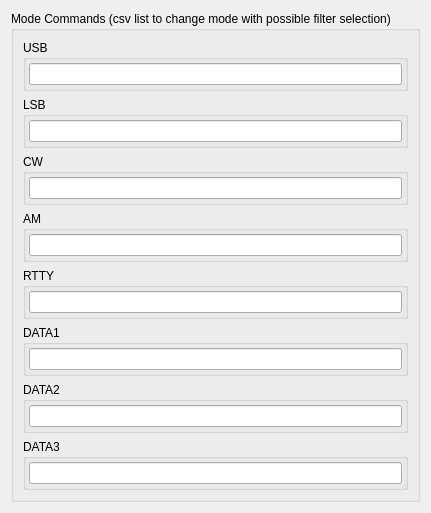
      <widget class="QWidget" name="modesTab">
       <attribute name="title">
        <string>Modes</string>
       </attribute>
       <layout class="QVBoxLayout" name="verticalLayout_5">
        <item>
         <widget class="QGroupBox" name="groupBox_9">
          <property name="title">
           <string>Mode Commands (csv list to change mode with possible filter selection)</string>
          </property>
          <layout class="QGridLayout" name="gridLayout_3">
           <item row="0" column="0">
            <widget class="QGroupBox" name="groupBox_10">
             <property name="title">
              <string>USB</string>
             </property>
             <layout class="QHBoxLayout" name="horizontalLayout_10">
              <property name="leftMargin">
               <number>3</number>
              </property>
              <property name="topMargin">
               <number>3</number>
              </property>
              <property name="rightMargin">
               <number>3</number>
              </property>
              <property name="bottomMargin">
               <number>3</number>
              </property>
              <item>
               <widget class="QLineEdit" name="usbModeLineEdit"/>
              </item>
             </layout>
            </widget>
           </item>
           <item row="1" column="0">
            <widget class="QGroupBox" name="groupBox_11">
             <property name="title">
              <string>LSB</string>
             </property>
             <layout class="QHBoxLayout" name="horizontalLayout_11">
              <property name="leftMargin">
               <number>3</number>
              </property>
              <property name="topMargin">
               <number>3</number>
              </property>
              <property name="rightMargin">
               <number>3</number>
              </property>
              <property name="bottomMargin">
               <number>3</number>
              </property>
              <item>
               <widget class="QLineEdit" name="lsbModeLineEdit"/>
              </item>
             </layout>
            </widget>
           </item>
           <item row="6" column="0">
            <widget class="QGroupBox" name="groupBox_14">
             <property name="title">
              <string>DATA1</string>
             </property>
             <layout class="QHBoxLayout" name="horizontalLayout_14">
              <property name="leftMargin">
               <number>3</number>
              </property>
              <property name="topMargin">
               <number>3</number>
              </property>
              <property name="rightMargin">
               <number>3</number>
              </property>
              <property name="bottomMargin">
               <number>3</number>
              </property>
              <item>
               <widget class="QLineEdit" name="data1LineEdit"/>
              </item>
             </layout>
            </widget>
           </item>
           <item row="7" column="0">
            <widget class="QGroupBox" name="groupBox_15">
             <property name="title">
              <string>DATA2</string>
             </property>
             <layout class="QHBoxLayout" name="horizontalLayout_15">
              <property name="leftMargin">
               <number>3</number>
              </property>
              <property name="topMargin">
               <number>3</number>
              </property>
              <property name="rightMargin">
               <number>3</number>
              </property>
              <property name="bottomMargin">
               <number>3</number>
              </property>
              <item>
               <widget class="QLineEdit" name="data2LineEdit"/>
              </item>
             </layout>
            </widget>
           </item>
           <item row="5" column="0">
            <widget class="QGroupBox" name="groupBox_21">
             <property name="title">
              <string>RTTY</string>
             </property>
             <layout class="QHBoxLayout" name="horizontalLayout_20">
              <property name="leftMargin">
               <number>3</number>
              </property>
              <property name="topMargin">
               <number>3</number>
              </property>
              <property name="rightMargin">
               <number>3</number>
              </property>
              <property name="bottomMargin">
               <number>3</number>
              </property>
              <item>
               <widget class="QLineEdit" name="rttyLineEdit"/>
              </item>
             </layout>
            </widget>
           </item>
           <item row="3" column="0">
            <widget class="QGroupBox" name="groupBox_13">
             <property name="title">
              <string>AM</string>
             </property>
             <layout class="QHBoxLayout" name="horizontalLayout_13">
              <property name="leftMargin">
               <number>3</number>
              </property>
              <property name="topMargin">
               <number>3</number>
              </property>
              <property name="rightMargin">
               <number>3</number>
              </property>
              <property name="bottomMargin">
               <number>3</number>
              </property>
              <item>
               <widget class="QLineEdit" name="amModeLineEdit"/>
              </item>
             </layout>
            </widget>
           </item>
           <item row="8" column="0">
            <widget class="QGroupBox" name="groupBox_16">
             <property name="title">
              <string>DATA3</string>
             </property>
             <layout class="QHBoxLayout" name="horizontalLayout_16">
              <property name="leftMargin">
               <number>3</number>
              </property>
              <property name="topMargin">
               <number>3</number>
              </property>
              <property name="rightMargin">
               <number>3</number>
              </property>
              <property name="bottomMargin">
               <number>3</number>
              </property>
              <item>
               <widget class="QLineEdit" name="data3LineEdit"/>
              </item>
             </layout>
            </widget>
           </item>
           <item row="2" column="0">
            <widget class="QGroupBox" name="groupBox_12">
             <property name="title">
              <string>CW</string>
             </property>
             <layout class="QHBoxLayout" name="horizontalLayout_12">
              <property name="leftMargin">
               <number>3</number>
              </property>
              <property name="topMargin">
               <number>3</number>
              </property>
              <property name="rightMargin">
               <number>3</number>
              </property>
              <property name="bottomMargin">
               <number>3</number>
              </property>
              <item>
               <widget class="QLineEdit" name="cwModeLineEdit"/>
              </item>
             </layout>
            </widget>
           </item>
          </layout>
         </widget>
        </item>
       </layout>
      </widget>
